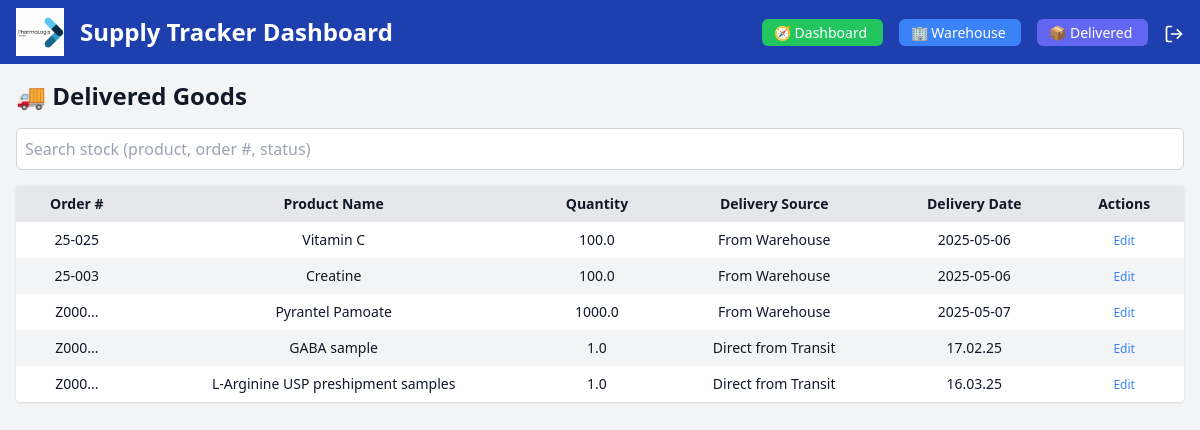
The page /delivered (signed in) on the database as committed earlier.
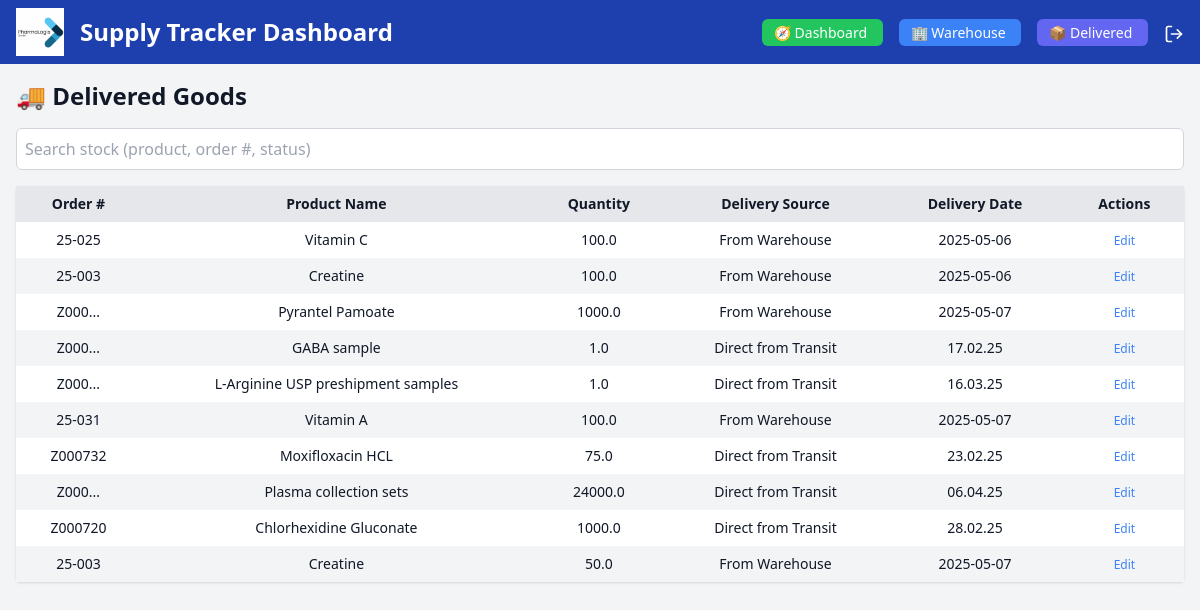
The same page on the database as committed later.
### app/models.py (models this page shows)
class DeliveredGoods(db.Model):
    id = db.Column(db.Integer, primary_key=True)
    user_id = db.Column(db.Integer, db.ForeignKey('user.id'), nullable=False)
    order_number = db.Column(db.String(50), nullable=False)
    product_name = db.Column(db.String(100), nullable=False)
    quantity = db.Column(db.Float, nullable=False)
    delivery_source = db.Column(db.String(50), nullable=False)  # e.g., "From Warehouse" or "Direct from Transit"
    delivery_date = db.Column(db.String(10), nullable=False)

### app/routes.py (the view)
@main.route('/delivered')
@login_required
def delivered():
    from .models import DeliveredGoods
    delivered_items = DeliveredGoods.query.filter_by(user_id=current_user.id).all()
    return render_template('delivered.html', delivered_items=delivered_items)

### app/__init__.py (called while the page is built)
def create_app():
    app = Flask(__name__)
    app.config['SECRET_KEY'] = 'your-secret-key'  # Use env var later
    app.config['SQLALCHEMY_DATABASE_URI'] = 'sqlite:///../instance/supply_tracker.db'
    app.config['SQLALCHEMY_TRACK_MODIFICATIONS'] = False
    init_db(app)
    login_manager.init_app(app)
    Migrate(app, db)
    from .routes import main
    app.register_blueprint(main)
    @login_manager.user_loader
    def load_user(user_id):
        return User.query.get(int(user_id))
    return app

### app/routes.py (called while the page is built)
@main.app_context_processor
def inject_user():
    return dict(current_user=current_user)

### app/templates/delivered.html (shortened to what this page needs)
<!DOCTYPE html>
<html lang="en">
<head>
        <script src="https://cdn.tailwindcss.com"></script>
        <link href="https://cdn.jsdelivr.net/npm/tailwindcss@2.2.19/dist/tailwind.min.css" rel="stylesheet">
</head>
<body class="bg-gray-100 dark:bg-gray-900 text-gray-900 dark:text-gray-100">
    <nav class="bg-blue-800 text-white px-4 py-2 flex justify-between items-center">
        <div class="flex items-center space-x-2 sm:space-x-4">
            <img src="{{ url_for('static', filename='images/logo.jpg') }}" alt="PharmaLogis GmbH Logo" class="h-8 sm:h-12">
            <h1 class="text-base sm:text-2xl font-semibold">Supply Tracker Dashboard</h1>
        </div>
        <div class="space-x-4">
            <a href="{{ url_for('main.dashboard') }}"
            class="bg-green-500 hover:bg-green-600 text-white px-3 py-1 rounded-md text-sm font-medium transition-all duration-200">
            🧭 Dashboard
            </a>
            <a href="{{ url_for('main.warehouse') }}"
            class="bg-blue-500 hover:bg-blue-600 text-white px-3 py-1 rounded-md text-sm font-medium transition-all duration-200 ml-2">
            🏢 Warehouse
            </a>
            <a href="{{ url_for('main.delivered') }}"
            class="bg-indigo-500 hover:bg-indigo-600 text-white px-3 py-1 rounded-md text-sm font-medium transition-all duration-200 ml-2">
            📦 Delivered
            </a>
            <a href="{{ url_for('main.logout') }}" title="Logout" class="text-white hover:text-red-400 ml-4">
            </a>
        </div>
    </nav>
    <div class="p-4">
        <h2 class="text-2xl font-bold mb-4">🚚 Delivered Goods</h2>
        <div class="mb-4">
            <input type="text" id="search-warehouse" placeholder="Search stock (product, order #, status)"
                   class="w-full p-2 rounded-md border border-gray-300 focus:outline-none focus:ring-2 focus:ring-blue-400
                          bg-white dark:bg-gray-800 dark:border-gray-600 dark:text-gray-200">
        </div>
        <table id="warehouse-table" class="min-w-full bg-white dark:bg-gray-800 rounded shadow text-sm">
            <thead>
                <tr class="bg-gray-200 dark:bg-gray-700 text-center">
                    <th class="px-4 py-2">Order #</th>
                    <th class="px-4 py-2">Product Name</th>
                    <th class="px-4 py-2">Quantity</th>
                    <th class="px-4 py-2">Delivery Source</th>
                    <th class="px-4 py-2">Delivery Date</th>
                    <th class="px-4 py-2">Actions</th>
                </tr>
            </thead>
            <tbody>
                {% for item in delivered_items %}
                <tr class="text-center even:bg-gray-100 dark:even:bg-gray-800 hover:bg-blue-50 dark:hover:bg-gray-700">
                    <td class="px-4 py-2">{{ item.order_number }}</td>
                    <td class="px-4 py-2">{{ item.product_name }}</td>
                    <td class="px-4 py-2">{{ item.quantity }}</td>
                    <td class="px-4 py-2">{{ item.delivery_source }}</td>
                    <td class="px-4 py-2">{{ item.delivery_date }}</td>
                    <td class="px-4 py-2">
                        <a href="{{ url_for('main.edit_delivered', item_id=item.id) }}" class="text-blue-500 hover:underline text-xs">Edit</a>
                    </td>
                </tr>
                {% endfor %}
            </tbody>
        </table>
    </div>
</body>
</html>

Rows that differ between the two databases and show on the page:
added DeliveredGoods: order_number "25-031", product_name "Vitamin A", quantity "100.0", delivery_source "From Warehouse", delivery_date "2025-05-07"
added DeliveredGoods: order_number "Z000732", product_name "Moxifloxacin HCL", quantity "75.0", delivery_source "Direct from Transit", delivery_date "23.02.25"
added DeliveredGoods: order_number "Z000...", product_name "Plasma collection sets", quantity "24000.0", delivery_source "Direct from Transit", delivery_date "06.04.25"
added DeliveredGoods: order_number "Z000720", product_name "Chlorhexidine Gluconate", quantity "1000.0", delivery_source "Direct from Transit", delivery_date "28.02.25"
added DeliveredGoods: order_number "25-003", product_name "Creatine", quantity "50.0", delivery_source "From Warehouse", delivery_date "2025-05-07"
